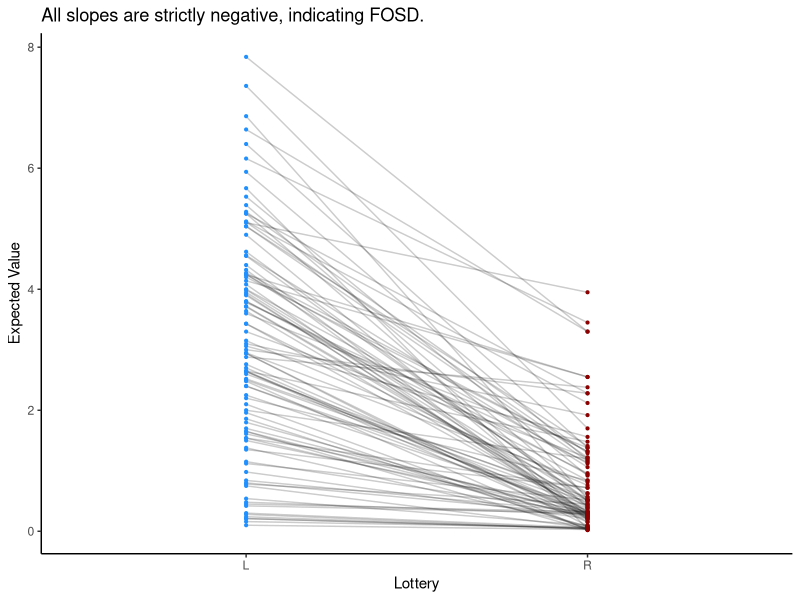
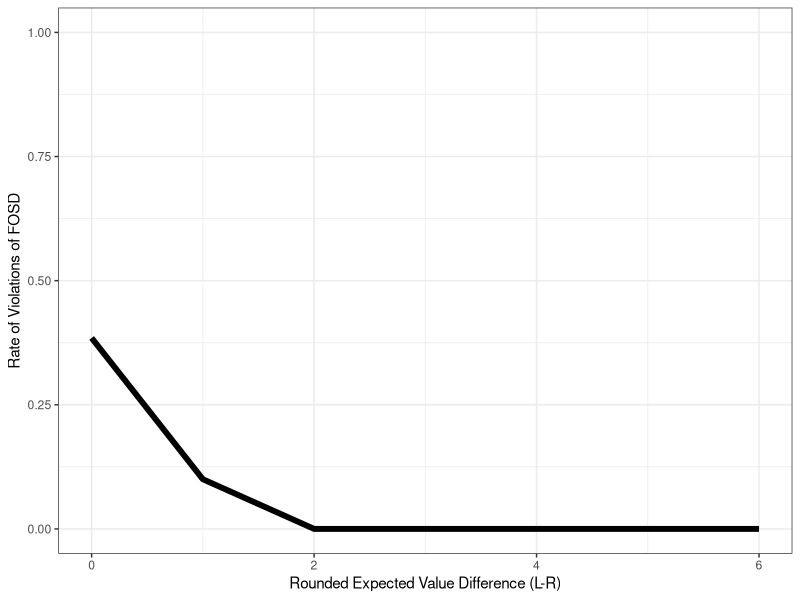
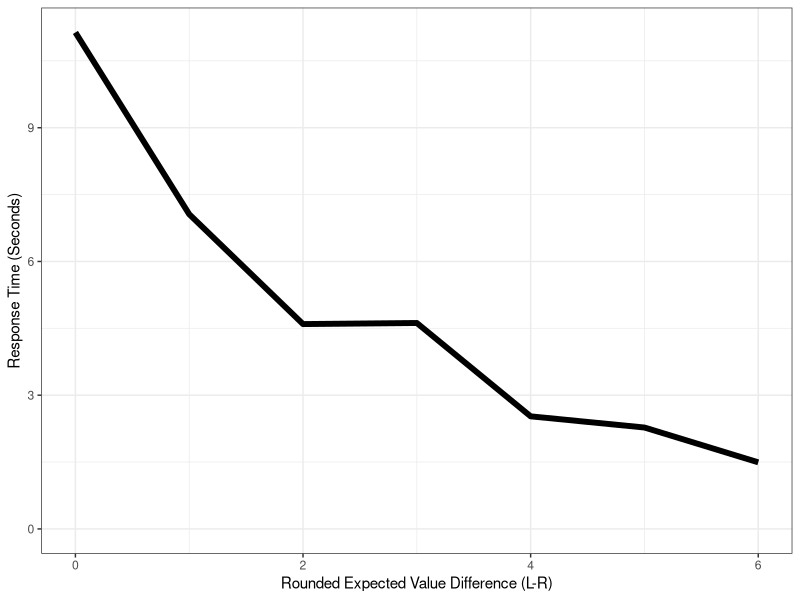
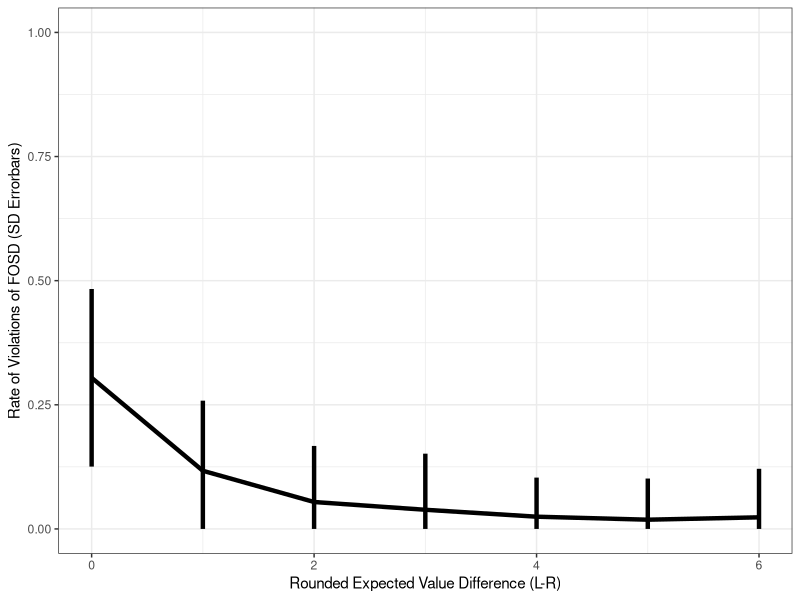

Source code (R) for these figures, in order:
## ---- chunk 1
rm(list=ls())
set.seed(4)
library(tidyverse)
library(patchwork)
library(plotrix)
## ---- chunk 2
simulate_ddm <- function(evidence, a = 1.0, d = 0.001, s = 0.03, b = 0.0, c = 0.0, ts_size = 10, rt_max = 120000) {
  
  bounds = a
  rdv_t = b
  inside_bounds = T
  timestep = 0
  
  while(inside_bounds==T & timestep<(rt_max/ts_size)) {
    rdv_t = rdv_t + d * evidence
    rdv_t = rdv_t + rnorm(1, 0, s)
    timestep = timestep + 1
    if (abs(rdv_t)>=bounds) {inside_bounds = F}
    rdv_t_1 = rdv_t
  }
  
  if (rdv_t >= bounds) {choice = 1}
  if (rdv_t <= bounds) {choice = 0}
  rt = timestep * ts_size
  if (rt >= rt_max) {choice = NA}
  
  return(list(choice=choice, rt=rt))
  
}
## ---- chunk 3
L_prb = sample(c(2:99), 100, replace=T)/100
L_amt = sample(c(5:8), 100, replace=T)
R_prb = rep(NA, 100)
R_amt = rep(NA, 100)
for (i in 1:100) {
  R_prb[i] = sample(c(1:(L_prb[i]*100-1)), 1, replace=T)/100
  R_amt[i] = sample(c(1:(L_amt[i]-1)), 1, replace=T)
}
## ---- chunk 4
pdata = data.frame(L_lottery = "L", L_ev = L_prb*L_amt, R_lottery = "R", R_ev = R_prb*R_amt)

ggplot(pdata) +
  geom_segment(aes(x = L_lottery, xend = R_lottery, y = L_ev, yend = R_ev), color = "black", size = .5, alpha = .2) +
  geom_point(aes(x = L_lottery, y = L_ev), color = "dodgerblue", size=.75) +
  geom_point(aes(x = R_lottery, y = R_ev), color = "darkred", size=.75) +
  theme_classic() +
  labs(y = "Expected Value", x = "Lottery", title = "All slopes are strictly negative, indicating FOSD.")
## ---- chunk 5
single_agent = data.frame()
evidence = pdata$L_ev - pdata$R_ev
for (i in 1:length(evidence)) {
  single_trial = simulate_ddm(evidence[i]) %>% data.frame()
  single_trial$evidence = evidence[i]
  single_agent = bind_rows(single_agent, single_trial)
}

# Some cleaning
single_agent$rnd_evid = single_agent$evidence %>% round()
single_agent$error = ifelse(single_agent$choice==1, 0, 1)
## ---- chunk 6
pdata.error_ev = single_agent %>%
  group_by(rnd_evid) %>%
  summarize(error = mean(error))

ggplot(pdata.error_ev, aes(x=rnd_evid, y=error)) +
  geom_line(size = 2) +
  theme_bw() +
  labs(y = "Rate of Violations of FOSD", x = "Rounded Expected Value Difference (L-R)") +
  coord_cartesian(ylim=c(0,1))
## ---- chunk 7
pdata.rt_ev = single_agent %>%
  group_by(rnd_evid) %>%
  summarize(rt = mean(rt)/1000)

ggplot(pdata.rt_ev, aes(x=rnd_evid, y=rt)) +
  geom_line(size = 2) +
  theme_bw() +
  labs(y = "Response Time (Seconds)", x = "Rounded Expected Value Difference (L-R)") +
  coord_cartesian(ylim=c(0,NA))
## ---- chunk 8
N = 100
multi_agent = data.frame()

for (n in 1:N) {
  # Together, the drift rate and noise determine signal-to-noise ratio in this decision process.
  d = runif(1, min=0.0001, max=0.009) # drift rate
  s = runif(1, min=0.01, max=0.09) # noise
  
  agent_n = data.frame()
  for (i in 1:length(evidence)) { # Evidence vector is same as in above cells.
    single_trial = simulate_ddm(evidence[i], d=d, s=s) %>% data.frame()
    single_trial$evidence = evidence[i]
    agent_n = bind_rows(agent_n, single_trial)
  }
  
  # Some cleaning
  agent_n$n = n
  agent_n$rnd_evid = agent_n$evidence %>% round()
  agent_n$error = ifelse(agent_n$choice==1, 0, 1)
  
  # Combine into placeholder
  multi_agent = bind_rows(multi_agent, agent_n)
}
## ---- chunk 9
pdata.multi_error_ev = multi_agent %>%
  group_by(n, rnd_evid) %>%
  summarize(error = mean(error, na.rm=T)) %>%
  group_by(rnd_evid) %>%
  summarize(
    sd = sd(error, na.rm=T),
    error = mean(error, na.rm=T)
  )

ggplot(pdata.multi_error_ev, aes(x=rnd_evid, y=error)) +
  geom_line(size=1.5) +
  geom_errorbar(aes(ymin = pmax(error-sd,0), ymax=error+sd), width=0, size=1.5) +
  theme_bw() +
  labs(y = "Rate of Violations of FOSD (SD Errorbars)", x = "Rounded Expected Value Difference (L-R)") +
  coord_cartesian(ylim=c(0,1))
